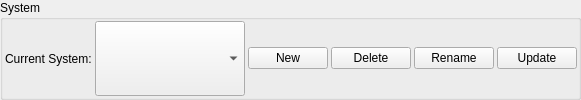
       <widget class="QGroupBox" name="uiSystemGRP">
        <property name="title">
         <string>System</string>
        </property>
        <layout class="QHBoxLayout" name="horizontalLayout_2">
         <property name="spacing">
          <number>3</number>
         </property>
         <property name="leftMargin">
          <number>2</number>
         </property>
         <property name="topMargin">
          <number>1</number>
         </property>
         <property name="rightMargin">
          <number>1</number>
         </property>
         <property name="bottomMargin">
          <number>1</number>
         </property>
         <item>
          <widget class="QLabel" name="uiCurrentSystemLBL">
           <property name="sizePolicy">
            <sizepolicy hsizetype="Preferred" vsizetype="Preferred">
             <horstretch>0</horstretch>
             <verstretch>0</verstretch>
            </sizepolicy>
           </property>
           <property name="text">
            <string>Current System:</string>
           </property>
          </widget>
         </item>
         <item>
          <widget class="QComboBox" name="uiCurrentSystemCBOX">
           <property name="sizePolicy">
            <sizepolicy hsizetype="Preferred" vsizetype="Preferred">
             <horstretch>0</horstretch>
             <verstretch>0</verstretch>
            </sizepolicy>
           </property>
           <property name="minimumSize">
            <size>
             <width>150</width>
             <height>0</height>
            </size>
           </property>
           <property name="editable">
            <bool>false</bool>
           </property>
          </widget>
         </item>
         <item>
          <widget class="QPushButton" name="uiNewSystemBTN">
           <property name="text">
            <string>New</string>
           </property>
           <property name="bgColor" stdset="0">
            <string>lightRed</string>
           </property>
          </widget>
         </item>
         <item>
          <widget class="QPushButton" name="uiDeleteSystemBTN">
           <property name="text">
            <string>Delete</string>
           </property>
           <property name="bgColor" stdset="0">
            <string>lightRed</string>
           </property>
          </widget>
         </item>
         <item>
          <widget class="QPushButton" name="uiRenameSystemBTN">
           <property name="text">
            <string>Rename</string>
           </property>
           <property name="bgColor" stdset="0">
            <string>lightRed</string>
           </property>
          </widget>
         </item>
         <item>
          <widget class="QPushButton" name="uiUpdateSystemBTN">
           <property name="text">
            <string>Update</string>
           </property>
           <property name="bgColor" stdset="0">
            <string>lightRed</string>
           </property>
          </widget>
         </item>
        </layout>
       </widget>
